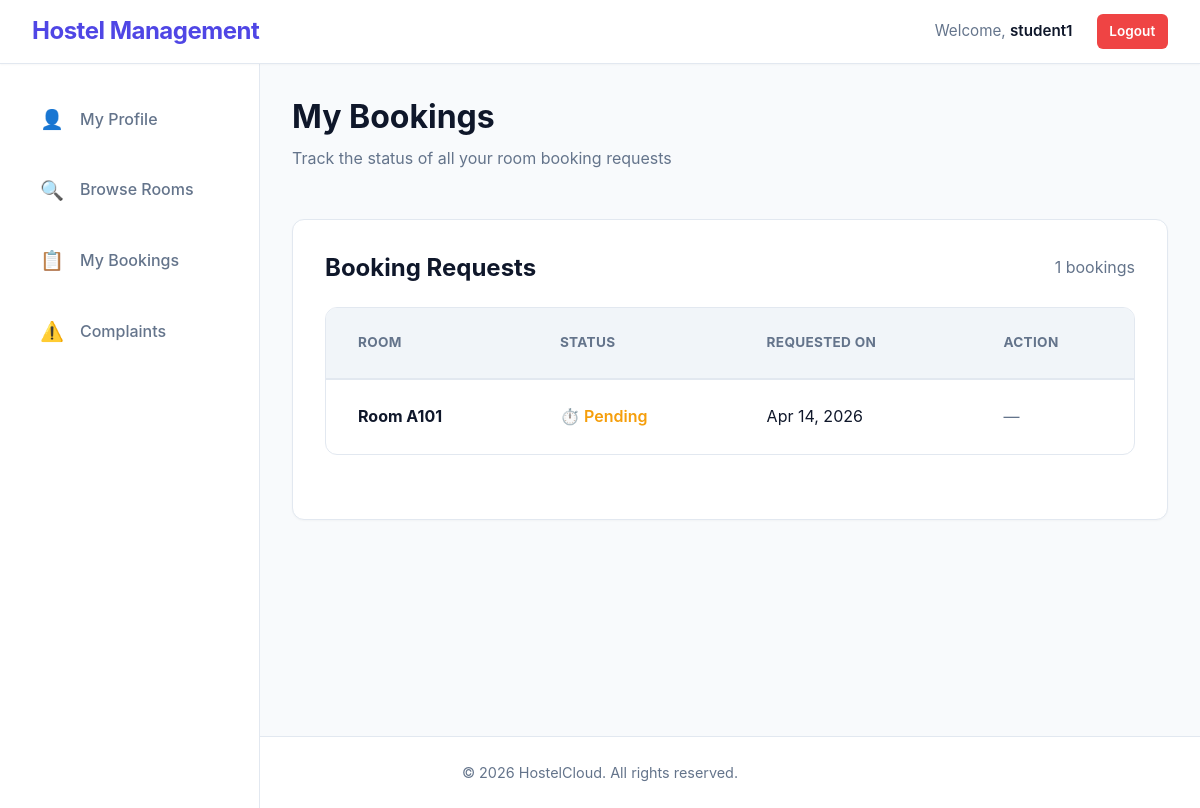
Screenshot of /student/my_bookings/ (signed in) with the database file from the repository.
### hostel_app/models.py (models this page shows, shortened)
class User(AbstractUser):
    ROLE_CHOICES = (
        ('ADMIN', 'Admin'),
        ('WARDEN', 'Warden'),
        ('STUDENT', 'Student'),
    )
    role = models.CharField(max_length=10, choices=ROLE_CHOICES, default='STUDENT')
    phone_number = models.CharField(max_length=15, blank=True, null=True)

class Booking(models.Model):
    STATUS_CHOICES = (
        ('PENDING', 'Pending'),
        ('APPROVED', 'Approved'),
        ('REJECTED', 'Rejected'),
    )
    student = models.ForeignKey(User, on_delete=models.CASCADE, limit_choices_to={'role': 'STUDENT'})
    room = models.ForeignKey(Room, on_delete=models.CASCADE)
    status = models.CharField(max_length=10, choices=STATUS_CHOICES, default='PENDING')
    created_at = models.DateTimeField(auto_now_add=True)
    updated_at = models.DateTimeField(auto_now=True)

class Room(models.Model):
    ROOM_TYPES = (
        ('AC', 'AC'),
        ('NON_AC', 'Non-AC'),
    )
    room_number = models.CharField(max_length=10, unique=True)
    capacity = models.IntegerField()
    current_occupancy = models.IntegerField(default=0)
    price_per_month = models.DecimalField(max_digits=10, decimal_places=2)
    room_type = models.CharField(max_length=10, choices=ROOM_TYPES, default='NON_AC')
    is_available = models.BooleanField(default=True)

### hostel_app/views.py (the view)
# urls.py: path('student/my_bookings/', views.my_bookings, name='my_bookings'),
@login_required
@student_required
def my_bookings(request):
    bookings = Booking.objects.filter(student=request.user).order_by('-created_at')
    return render(request, 'student/my_bookings.html', {'bookings': bookings})

### templates/student/my_bookings.html
{% extends 'base.html' %}
{% block content %}
<div class="dashboard-header">
    <div class="dashboard-title">
        <h2>My Bookings</h2>
        <p class="text-secondary">Track the status of all your room booking requests</p>
    </div>
</div>
<div class="card">
    <div class="card-header">
        <h3>Booking Requests</h3>
        <span class="text-secondary">{{ bookings|length }} bookings</span>
    </div>
    <div class="card-body">
        <div class="table-responsive">
            <table>
                <thead>
                    <tr>
                        <th>Room</th>
                        <th>Status</th>
                        <th>Requested On</th>
                        <th>Action</th>
                    </tr>
                </thead>
                <tbody>
                    {% for booking in bookings %}
                    <tr>
                        <td><strong>Room {{ booking.room.room_number }}</strong></td>
                        <td>
                            {% if booking.status == 'PENDING' %}
                                <span class="text-warning">⏱️ {{ booking.get_status_display }}</span>
                            {% elif booking.status == 'APPROVED' %}
                                <span class="text-success">✓ {{ booking.get_status_display }}</span>
                            {% else %}
                                <span class="text-danger">✕ {{ booking.get_status_display }}</span>
                            {% endif %}
                        </td>
                        <td>{{ booking.created_at|date:"M d, Y" }}</td>
                        <td>
                            {% if booking.status == 'APPROVED' %}
                                <a href="{% url 'make_payment' booking.id %}" class="btn btn-sm btn-success">💳 Pay Fees</a>
                            {% else %}
                                <span class="text-secondary">—</span>
                            {% endif %}
                        </td>
                    </tr>
                    {% empty %}
                    <tr>
                        <td colspan="4" class="text-center text-secondary">No bookings found. <a href="{% url 'room_list' %}">Browse rooms</a> to make your first booking.</td>
                    </tr>
                    {% endfor %}
                </tbody>
            </table>
        </div>
    </div>
</div>
{% endblock %}

### templates/base.html (shortened to what this page needs)
{% load static %}
<!DOCTYPE html>
<html lang="en">
<head>
    <link rel="stylesheet" href="{% static 'css/style.css' %}">
</head>
<body>
    <header class="navbar">
        <div class="nav-container">
            <a href="{% url 'home' %}" class="logo">Hostel Management</a>
            <nav class="nav-links">
                {% if user.is_authenticated %}
                    <span class="nav-welcome">Welcome, <strong>{{ user.username }}</strong></span>
                    <a href="{% url 'logout' %}" class="btn btn-sm btn-danger">Logout</a>
                {% else %}
                    <a href="{% url 'login' %}" class="nav-link">Login</a>
                    <a href="{% url 'register' %}" class="btn btn-sm">Register</a>
                {% endif %}
            </nav>
        </div>
    </header>
    <div class="layout">
        {% if user.is_authenticated %}
            <aside class="sidebar">
                <nav class="sidebar-nav">
                    {% if user.role == 'ADMIN' %}
                        <a href="{% url 'admin_dashboard' %}" class="nav-item">
                            <span class="nav-icon">📊</span>
                            <span>System Overview</span>
                        </a>
                        <a href="{% url 'admin_users' %}" class="nav-item">
                            <span class="nav-icon">👥</span>
                            <span>Manage Users</span>
                        </a>
                        <a href="{% url 'admin_rooms' %}" class="nav-item">
                            <span class="nav-icon">🏠</span>
                            <span>Manage Rooms</span>
                        </a>
                    {% elif user.role == 'WARDEN' %}
                        <a href="{% url 'warden_dashboard' %}" class="nav-item">
                            <span class="nav-icon">⚙️</span>
                            <span>Warden Overview</span>
                        </a>
                    {% else %}
                        <a href="{% url 'student_dashboard' %}" class="nav-item">
                            <span class="nav-icon">👤</span>
                            <span>My Profile</span>
                        </a>
                        <a href="{% url 'room_list' %}" class="nav-item">
                            <span class="nav-icon">🔍</span>
                            <span>Browse Rooms</span>
                        </a>
                        <a href="{% url 'my_bookings' %}" class="nav-item">
                            <span class="nav-icon">📋</span>
                            <span>My Bookings</span>
                        </a>
                        <a href="{% url 'student_complaints' %}" class="nav-item">
                            <span class="nav-icon">⚠️</span>
                            <span>Complaints</span>
                        </a>
                    {% endif %}
                </nav>
            </aside>
        {% endif %}
        <main class="main-content {% if user.is_authenticated %}with-sidebar{% endif %}">
            <div class="content-inner">
                {% block content %}
                {% endblock %}
            </div>
        </main>
    </div>
    <footer class="footer">
        <p>&copy; 2026 HostelCloud. All rights reserved.</p>
    </footer>
</body>
</html>

### rows the page displays
User: username "student1"
Booking: room.room_number "A101", status "Pending", created_at "Apr 14, 2026"

### other values shown
{{ bookings|length }} "1"
